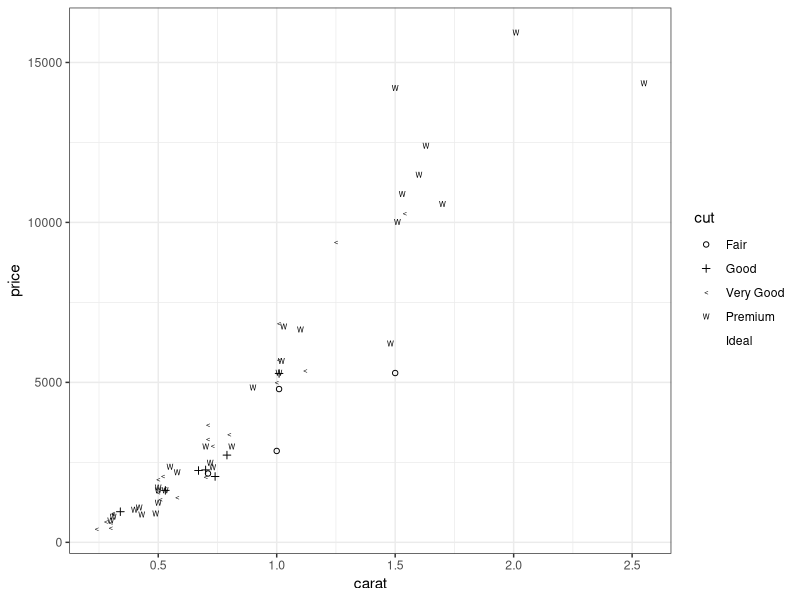
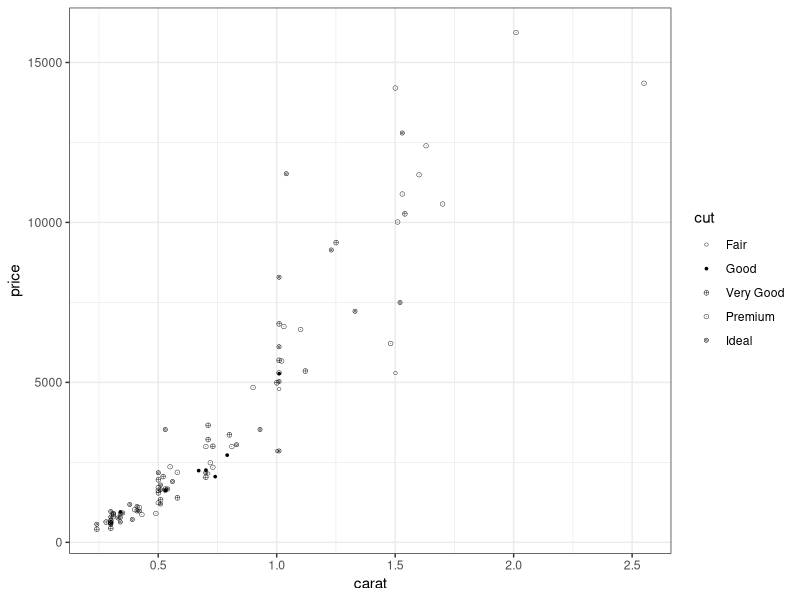

These figures' R source, in order:
## ---- chunk 1
library(ggplot2)
library(ggthemes)
## ---- chunk 2

# overlapping symbol palette
dsamp <- diamonds[sample(nrow(diamonds), 100), ]
(qplot(carat, price, data=dsamp, shape=cut)
+ theme_bw() + scale_shape_cleveland())
# non-overlapping symbol palette
(qplot(carat, price, data=dsamp, shape=cut)
+ theme_bw() + scale_shape_cleveland(overlap=FALSE))



